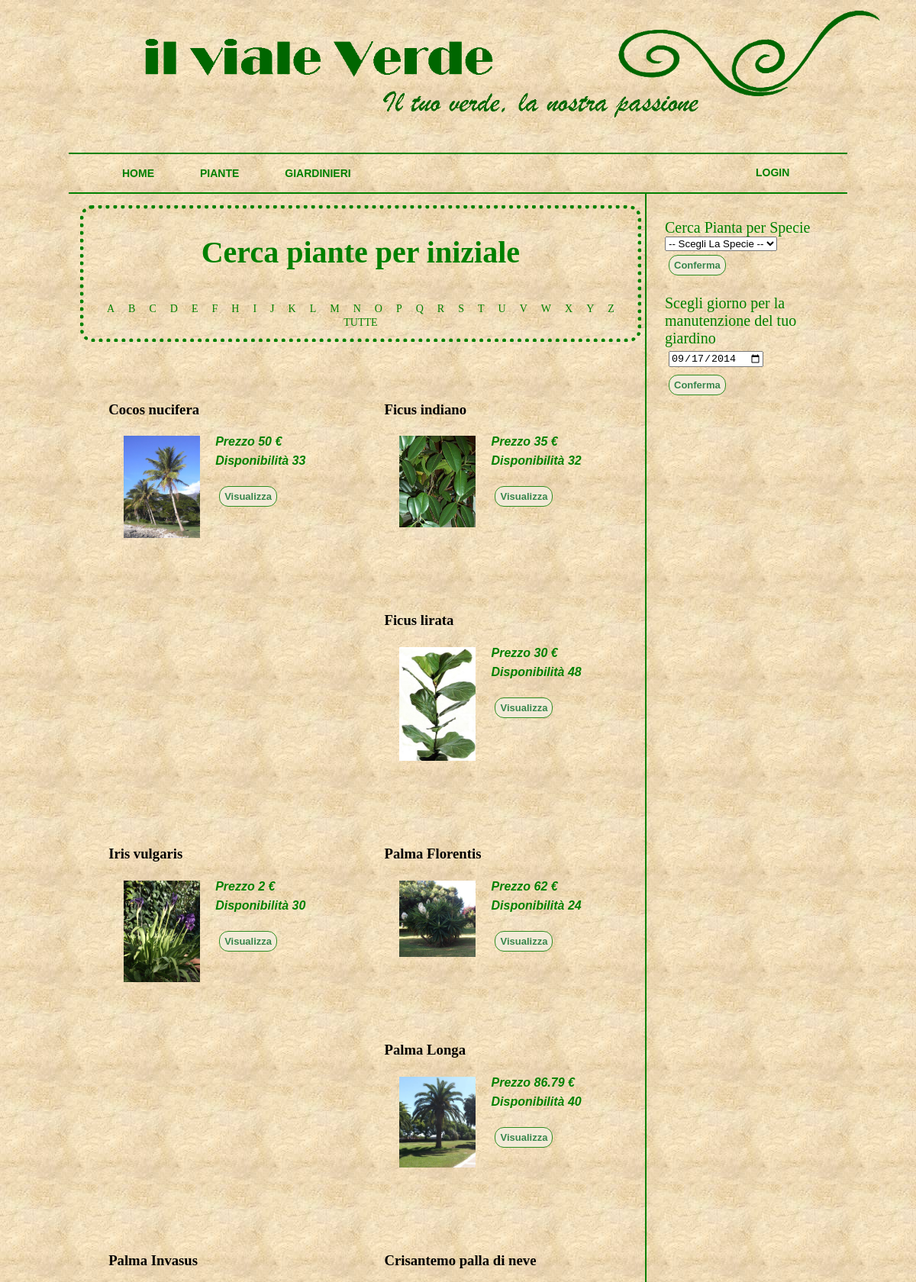
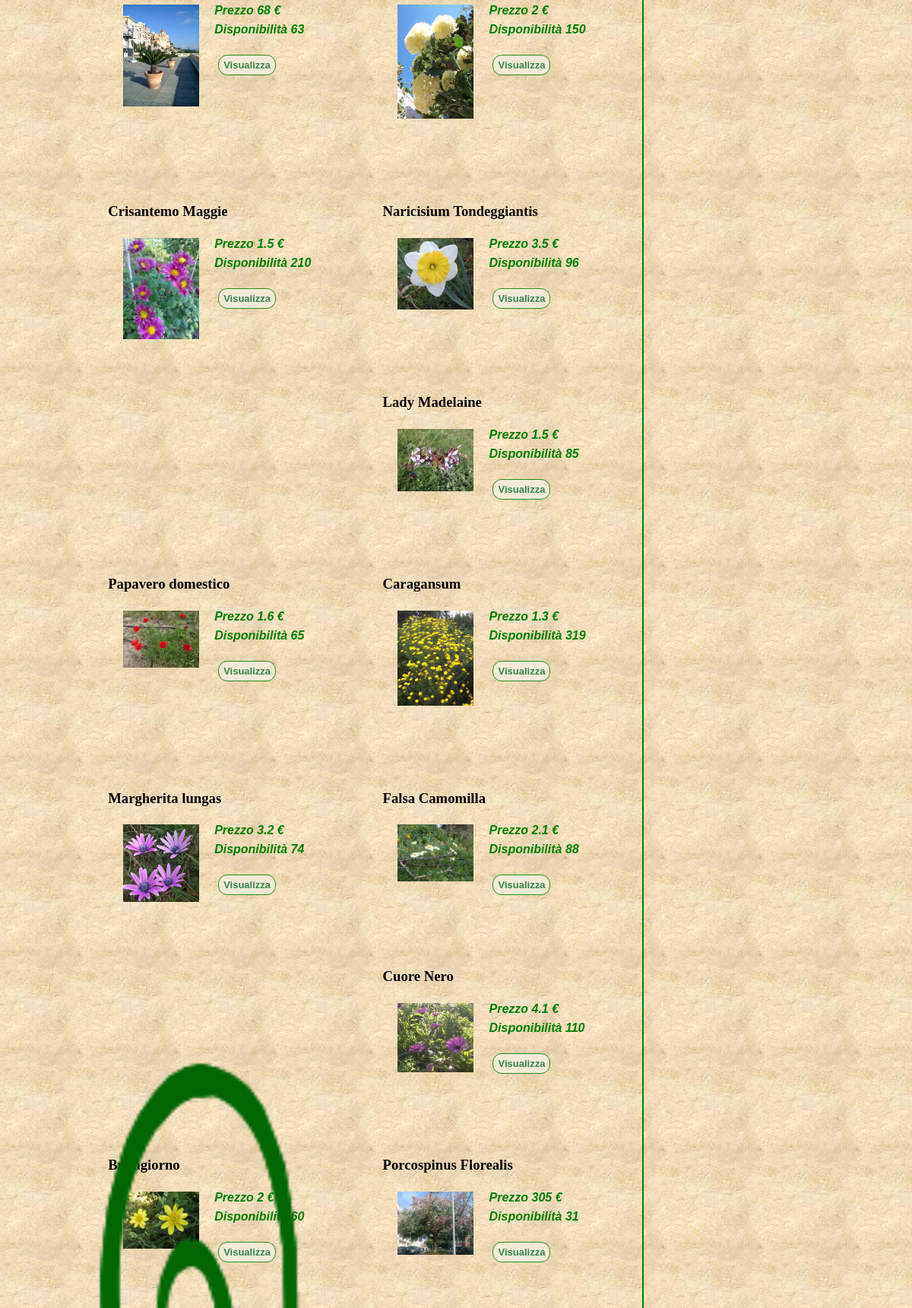
The page /index.php?menu=piante (upper part) on the database its author committed (2 pictures, top to bottom).
### tables this page shows
CREATE TABLE IF NOT EXISTS `pianta` (
  `IdPianta` int(11) NOT NULL AUTO_INCREMENT,
  `Nome` varchar(50) NOT NULL,
  `Descrizione` text,
  `Disponibilita` int(11) NOT NULL,
  `IdSpecieFK` int(11) NOT NULL,
  `Immagine` varchar(200) NOT NULL COMMENT 'scrivere l''indirizzo dell''immagine',
  `Prezzo` decimal(10,2) DEFAULT NULL,
  PRIMARY KEY (`IdPianta`),
  KEY `pianta_ibfk_1` (`IdSpecieFK`)
);

### php/index.php (called while the page is built, shortened)
<?php
include("controller/functions.php");
include("view/master.php");

### index.php (called while the page is built)
<?php
include("php/index.php");

### php/model/Pianta.php (called while the page is built, shortened)
<?php
class Pianta{
    private $disponibilita;
    private $prezzo;
    private $nome;
    private $immagine;
    public function getImmagine() {
        return $this->immagine;
    }
    public function setImmagine($immagine) {
        $this->immagine = $immagine;
        return true;
    }
    public function getNome() {
        return $this->nome;
    }
    public function setNome($nome) {
        $this->nome = $nome;
        return true;
    }
    public function getDisponibilita() {
        return $this->disponibilita;
    }
    public function setDisponibilita($disponibilita) {
        $this->disponibilita = intval($disponibilita);
        return true;
    }
    public function getPrezzo() {
        return $this->prezzo;
    }
    public function setPrezzo($prezzo) {
        $this->prezzo = (floatval($prezzo));
        return true;
    }
}

### php/dbclass_1.php (called while the page is built, shortened)
<?php
class DBclass_1{
				private $attiva=false;
public function query($sql)
{
if(isset($this->attiva))
 {
  $sql = mysql_query($sql) or die (mysql_error());
  return $sql;
  } else {
    return false;
  }
 }
} ?>

### php/view/other/ElencoPiante.php (the view, shortened to what this page needs)
<div id="ElencoPiante">
<?php if ((count($piante)-1)>0){ ?>
<fieldset>
        <?php for($count=0;$count<count($piante)-1;$count++){ ?>
                <div class=dettagli>
                <h3><?php echo $piante[$count]->getNome();?> </h3>
	   	<p>Prezzo <?php echo $piante[$count]->getPrezzo(); ?> €
                <img src="images/<?php echo $piante[$count]->getImmagine(); ?>"/>
                <?php if($piante[$count]->getDisponibilita()==0) { ?></p>
                <p>NON DISPONIBILE
                 <?php }else{ ?>
                    <br>Disponibilità
                        <?php echo $piante[$count]->getDisponibilita(); }?>
                </p>
        <?php if ($mansione=="amministratore"){ include 'php/view/admin/ModificaPianta.php'; } else {  ?>
                <form method="get" action="index.php">
                    <input type="submit" name="job" value="Visualizza" /><br>
                </form>
        <?php } ?>
            </div>
        <?php } ?>
    </fieldset>
<?php } else { ?>
<p>non ci sono piante </p>
<?php } ?>
</div>

### css/style.css (style rules this page uses)
body { background: url("../images/sfondo1.jpg"); color:black; width:85%; margin: 0px auto; }
fieldset { //margin:50px; border-color:transparent; }
p { font-family: Arial; font-weight: bold; font-style: Italic; color: green; size:8%; line-height: 25px; text-align:justify; }
.dettagli { padding:5%; float:left; width: 40%; }
.dettagli img { margin:20px; margin-top:5px; float:left; width:100px; }
input[type="submit"] { -webkit-border-radius: 12; -moz-border-radius: 12; border-radius: 12px; font-family: Arial; font-weight: Bold; color: #37854c; font-size: 13px; background: #f2ead7; padding: 5px 6px 5px 6px; border: solid #2d8c1f 1px; text-decoration: none; }
fieldset input { margin:5px; }

### rows shown on the page
pianta: Nome "Cocos nucifera", Prezzo "50", Immagine (picture), Disponibilita "33"
pianta: Nome "Ficus indiano", Prezzo "35", Immagine (picture), Disponibilita "32"
pianta: Nome "Ficus lirata", Prezzo "30", Immagine (picture), Disponibilita "48"
pianta: Nome "Iris vulgaris", Prezzo "2", Immagine (picture), Disponibilita "30"
pianta: Nome "Palma Florentis", Prezzo "62", Immagine (picture), Disponibilita "24"
pianta: Nome "Palma Longa", Prezzo "86.79", Immagine (picture), Disponibilita "40"
pianta: Nome "Palma Invasus", Prezzo "68", Immagine (picture), Disponibilita "63"
pianta: Nome "Crisantemo palla di neve", Prezzo "2", Immagine (picture), Disponibilita "150"
pianta: Nome "Crisantemo Maggie", Prezzo "1.5", Immagine (picture), Disponibilita "210"
pianta: Nome "Naricisium Tondeggiantis", Prezzo "3.5", Immagine (picture), Disponibilita "96"
pianta: Nome "Lady Madelaine", Prezzo "1.5", Immagine (picture), Disponibilita "85"
pianta: Nome "Papavero domestico", Prezzo "1.6", Immagine (picture), Disponibilita "65"
pianta: Nome "Caragansum", Prezzo "1.3", Immagine (picture), Disponibilita "319"
pianta: Nome "Margherita lungas", Prezzo "3.2", Immagine (picture), Disponibilita "74"
pianta: Nome "Falsa Camomilla", Prezzo "2.1", Immagine (picture), Disponibilita "88"
pianta: Nome "Cuore Nero", Prezzo "4.1", Immagine (picture), Disponibilita "110"
pianta: Nome "Porcospinus Florealis", Prezzo "305", Immagine (picture), Disponibilita "31"
